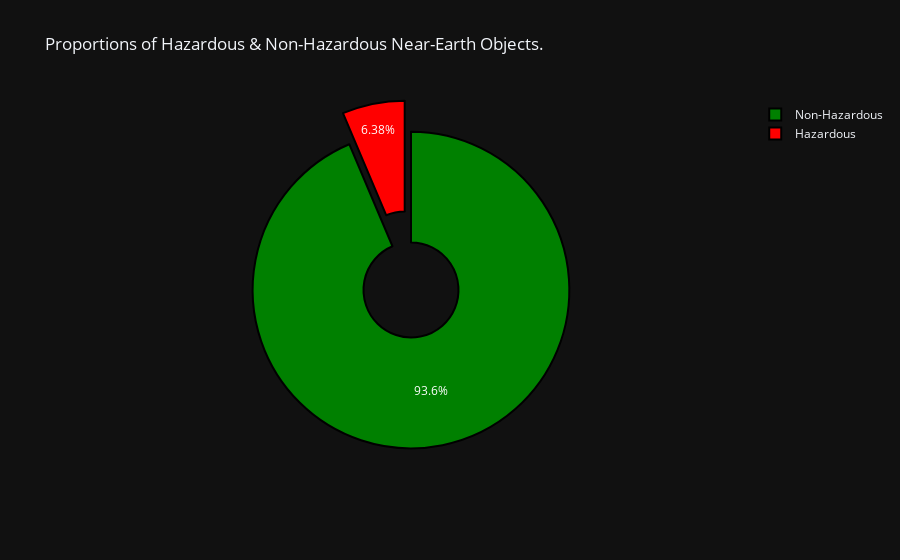

The notebook cell this image was saved under:
### Code cell
import plotly.graph_objects as go

data = df['Is Potentially Hazardous'].value_counts(normalize=True)

labels = ['Non-Hazardous', 'Hazardous']
colors = ['#008000', '#FF0000']
explode = [0, 0.2]  # Explode the second slice (Hazardous)

fig = go.Figure(data=[go.Pie(labels=labels, values=data, hole=0.3,
                             hoverinfo='label+percent', textinfo='percent',
                             marker=dict(colors=colors, line=dict(color='#000000', width=2)),
                             pull=explode)])

fig.update_layout(title='Proportions of Hazardous & Non-Hazardous Near-Earth Objects.',
                  legend=dict(itemsizing='constant'))

fig.show()

### Figure 1 — Plotly figure (JSON) as saved in the notebook; plotly's stock layout.template omitted (floating-point values rounded to 4 significant figures)
{"data": [{"hole": 0.3, "hoverinfo": "label+percent", "labels": ["Non-Hazardous", "Hazardous"], "marker": {"colors": ["#008000", "#FF0000"], "line": {"color": "#000000", "width": 2}}, "pull": [0, 0.2], "textinfo": "percent", "values": [0.9362, 0.06377], "type": "pie"}], "layout": {"legend": {"itemsizing": "constant"}, "title": {"text": "Proportions of Hazardous & Non-Hazardous Near-Earth Objects."}}}
